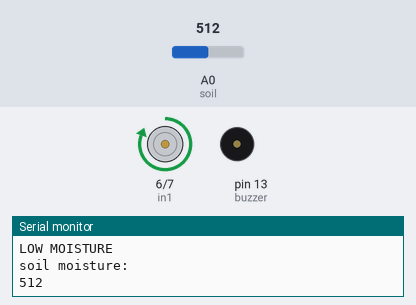
Recording of a sketch running on a simulated Arduino Uno, built with avr-gcc and run on an emulated ATmega328P. Shown: motor-driver pin pairs drawn as motors (green arrow = first pin HIGH = forward, orange = second pin HIGH = backward, longer = more drive), buzzer (waves = sounding, pin HIGH), the last lines printed to the serial monitor. The inputs (shaded band) are chosen by the test bench; at power-on: A0 (soil) = 512.

Above: at 1.8 s.
1.9 s: A0 (soil) set to 790
4.2 s: A0 (soil) set to 815
At 6.5 s:
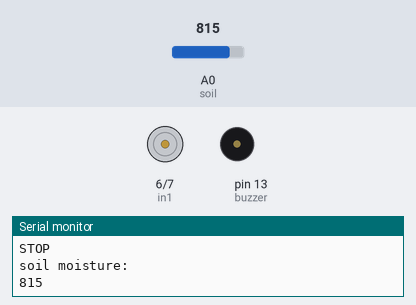
8.3 s: A0 (soil) set to 716
At 10.8 s:
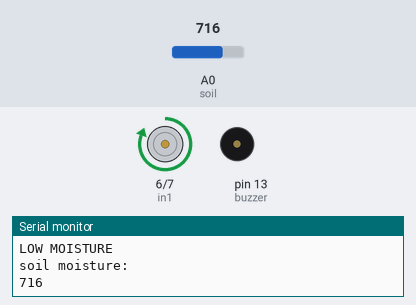
11.5 s: A0 (soil) set to 810
At 14.4 s:
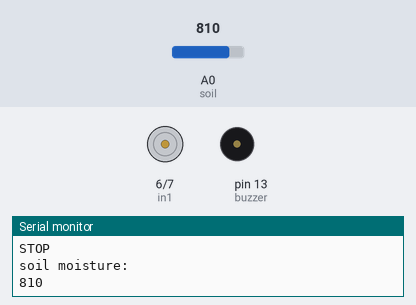
Timing chart, 0 to 15.5 s (numbered marks = the images above; inputs shaded):
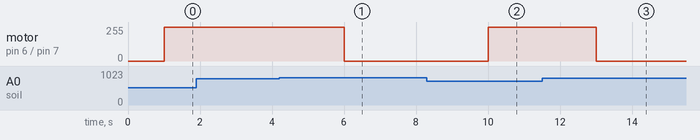

The sketch:

soil.ino
```cpp
int soil=A0;
int value1;
int buzzer=13;
int in1=6;
int in2=7;
int state;
void setup(){
 pinMode(soil,INPUT);
 pinMode(buzzer,OUTPUT);
 pinMode(in1,OUTPUT);
 pinMode(in2,OUTPUT);

 Serial.begin(9600);
}
void loop(){
 value1=analogRead(soil);
 Serial.println("soil moisture: ");
 Serial.println(value1);
 delay(1000);


   if (value1<800){
   digitalWrite(in1,HIGH);
   digitalWrite(in2,LOW);
   Serial.println("LOW MOISTURE");
   }
    else{
   digitalWrite(in1,LOW);
   digitalWrite(in2,LOW);
   Serial.println("STOP");
   }


}
```

Measured:
- the behaviour switches between 799 and 800 on A0 (soil) (found by bisection; images 0 and 1)
- after the input at 4.2 s, motor on pin 6 (in1) / pin 7 (in2): forward 255/255 → stopped after 1.8 s
- after the input at 8.3 s, motor on pin 6 (in1) / pin 7 (in2): stopped → forward 255/255 after 1.7 s
- after the input at 11.5 s, motor on pin 6 (in1) / pin 7 (in2): forward 255/255 → stopped after 1.5 s
